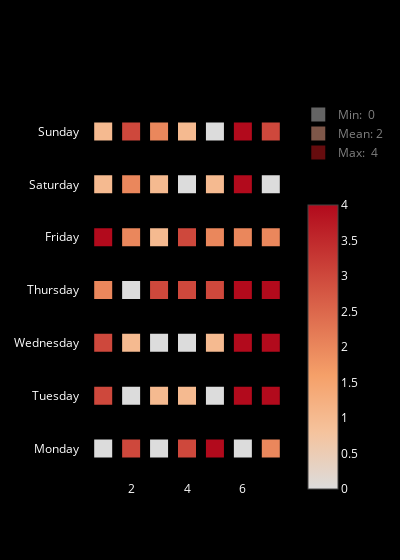

Source (notebook cell):
### Code cell
reds.append((0.2, 'rgb(200,200,200)'))
for i in range(4):
    reds.append((i * 0.2 + 0.2, colorlover.flipper()['seq']['4']['Reds'][i]))
    reds.append((i * 0.2 + 0.4, colorlover.flipper()['seq']['4']['Reds'][i]))

d, l = punch_card(data['x'], data['y'], data['value'], 
                  verbose=True, 
                  max_size=20, 
                  marker_symbol='square', 
                  equal_size_markers=True, 
                  outer_color='rgb(0,0,0)',
                  colorscale=reds,
                  number_format='.0f',
                  layout=dict(width=400,
                              plot_bgcolor='black',
                              paper_bgcolor='black',
                              xaxis=dict(showgrid=False, tickfont=dict(color='white')), 
                              yaxis=dict(showgrid=False, tickfont=dict(color='white')),
                              legend=dict(font=dict(color='white'))
                             ),
                  other_params=dict(textfont=dict(color='white'), marker=dict(colorbar=dict(tickfont=dict(color='white'))))
                 )


plotly.offline.iplot(plotly.graph_objs.Figure(data=d, layout=l))

### Figure 1 — Plotly figure (JSON) as saved in the notebook; plotly's stock layout.template omitted (floating-point values rounded to 4 significant figures)
{"data": [{"hoverinfo": "x+y+text", "marker": {"color": [0, 3, 0, 3, 4, 0, 2, 3, 0, 1, 1, 0, 4, 4, 3, 1, 0, 0, 1, 4, 4, 2, 0, 3, 3, 3, 4, 4, 4, 2, 1, 3, 2, 2, 2, 1, 2, 1, 0, 1, 4, 0, 1, 3, 2, 1, 0, 4, 3], "colorbar": {"len": 0.8, "tickfont": {"color": "white"}, "y": 0.35}, "colorscale": [[0, "rgb(200,200,200)"], [0.2, "rgb(200,200,200)"], [0.2, "rgb(254,229,217)"], [0.4, "rgb(254,229,217)"], [0.4, "rgb(252,174,145)"], [0.6, "rgb(252,174,145)"], [0.6, "rgb(251,106,74)"], [0.8, "rgb(251,106,74)"], [0.8, "rgb(203,24,29)"], [1, "rgb(203,24,29)"], [0.2, "rgb(200,200,200)"], [0.2, "rgb(254,229,217)"], [0.4, "rgb(254,229,217)"], [0.4, "rgb(252,174,145)"], [0.6, "rgb(252,174,145)"], [0.6, "rgb(251,106,74)"], [0.8, "rgb(251,106,74)"], [0.8, "rgb(203,24,29)"], [1, "rgb(203,24,29)"]], "line": {"color": "rgb(0,0,0)", "width": 2}, "showscale": true, "size": 20, "symbol": "square"}, "mode": "markers", "showlegend": false, "text": [0, 3, 0, 3, 4, 0, 2, 3, 0, 1, 1, 0, 4, 4, 3, 1, 0, 0, 1, 4, 4, 2, 0, 3, 3, 3, 4, 4, 4, 2, 1, 3, 2, 2, 2, 1, 2, 1, 0, 1, 4, 0, 1, 3, 2, 1, 0, 4, 3], "textfont": {"color": "white"}, "type": "scatter", "x": [1, 2, 3, 4, 5, 6, 7, 1, 2, 3, 4, 5, 6, 7, 1, 2, 3, 4, 5, 6, 7, 1, 2, 3, 4, 5, 6, 7, 1, 2, 3, 4, 5, 6, 7, 1, 2, 3, 4, 5, 6, 7, 1, 2, 3, 4, 5, 6, 7], "y": ["Monday", "Monday", "Monday", "Monday", "Monday", "Monday", "Monday", "Tuesday", "Tuesday", "Tuesday", "Tuesday", "Tuesday", "Tuesday", "Tuesday", "Wednesday", "Wednesday", "Wednesday", "Wednesday", "Wednesday", "Wednesday", "Wednesday", "Thursday", "Thursday", "Thursday", "Thursday", "Thursday", "Thursday", "Thursday", "Friday", "Friday", "Friday", "Friday", "Friday", "Friday", "Friday", "Saturday", "Saturday", "Saturday", "Saturday", "Saturday", "Saturday", "Saturday", "Sunday", "Sunday", "Sunday", "Sunday", "Sunday", "Sunday", "Sunday"]}, {"hoverinfo": "name", "legendgroup": "legend_only", "marker": {"color": "rgb(200,200,200)", "colorbar": {"len": 0.8, "tickfont": {"color": "white"}, "y": 0.35}, "colorscale": [[0, "rgb(200,200,200)"], [0.2, "rgb(200,200,200)"], [0.2, "rgb(254,229,217)"], [0.4, "rgb(254,229,217)"], [0.4, "rgb(252,174,145)"], [0.6, "rgb(252,174,145)"], [0.6, "rgb(251,106,74)"], [0.8, "rgb(251,106,74)"], [0.8, "rgb(203,24,29)"], [1, "rgb(203,24,29)"], [0.2, "rgb(200,200,200)"], [0.2, "rgb(254,229,217)"], [0.4, "rgb(254,229,217)"], [0.4, "rgb(252,174,145)"], [0.6, "rgb(252,174,145)"], [0.6, "rgb(251,106,74)"], [0.8, "rgb(251,106,74)"], [0.8, "rgb(203,24,29)"], [1, "rgb(203,24,29)"]], "line": {"color": "rgb(0,0,0)", "width": 2}, "showscale": true, "size": 20, "symbol": "square"}, "mode": "markers", "name": "Min:  0", "showlegend": true, "textfont": {"color": "white"}, "type": "scatter", "visible": "legendonly", "x": [1], "y": ["Monday"]}, {"hoverinfo": "name", "legendgroup": "legend_only", "marker": {"color": "rgb(252.0, 174.0, 145.0)", "colorbar": {"len": 0.8, "tickfont": {"color": "white"}, "y": 0.35}, "colorscale": [[0, "rgb(200,200,200)"], [0.2, "rgb(200,200,200)"], [0.2, "rgb(254,229,217)"], [0.4, "rgb(254,229,217)"], [0.4, "rgb(252,174,145)"], [0.6, "rgb(252,174,145)"], [0.6, "rgb(251,106,74)"], [0.8, "rgb(251,106,74)"], [0.8, "rgb(203,24,29)"], [1, "rgb(203,24,29)"], [0.2, "rgb(200,200,200)"], [0.2, "rgb(254,229,217)"], [0.4, "rgb(254,229,217)"], [0.4, "rgb(252,174,145)"], [0.6, "rgb(252,174,145)"], [0.6, "rgb(251,106,74)"], [0.8, "rgb(251,106,74)"], [0.8, "rgb(203,24,29)"], [1, "rgb(203,24,29)"]], "line": {"color": "rgb(0,0,0)", "width": 2}, "showscale": true, "size": 20, "symbol": "square"}, "mode": "markers", "name": "Mean: 2", "showlegend": true, "textfont": {"color": "white"}, "type": "scatter", "visible": "legendonly", "x": [1], "y": ["Monday"]}, {"hoverinfo": "name", "legendgroup": "legend_only", "marker": {"color": "rgb(203,24,29)", "colorbar": {"len": 0.8, "tickfont": {"color": "white"}, "y": 0.35}, "colorscale": [[0, "rgb(200,200,200)"], [0.2, "rgb(200,200,200)"], [0.2, "rgb(254,229,217)"], [0.4, "rgb(254,229,217)"], [0.4, "rgb(252,174,145)"], [0.6, "rgb(252,174,145)"], [0.6, "rgb(251,106,74)"], [0.8, "rgb(251,106,74)"], [0.8, "rgb(203,24,29)"], [1, "rgb(203,24,29)"], [0.2, "rgb(200,200,200)"], [0.2, "rgb(254,229,217)"], [0.4, "rgb(254,229,217)"], [0.4, "rgb(252,174,145)"], [0.6, "rgb(252,174,145)"], [0.6, "rgb(251,106,74)"], [0.8, "rgb(251,106,74)"], [0.8, "rgb(203,24,29)"], [1, "rgb(203,24,29)"]], "line": {"color": "rgb(0,0,0)", "width": 2}, "showscale": true, "size": 20, "symbol": "square"}, "mode": "markers", "name": "Max:  4", "showlegend": true, "textfont": {"color": "white"}, "type": "scatter", "visible": "legendonly", "x": [1], "y": ["Monday"]}], "layout": {"legend": {"font": {"color": "white"}}, "paper_bgcolor": "black", "plot_bgcolor": "black", "width": 400, "xaxis": {"showgrid": false, "tickfont": {"color": "white"}}, "yaxis": {"showgrid": false, "tickfont": {"color": "white"}}}}
